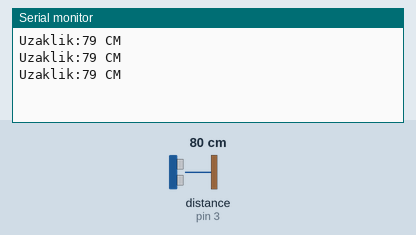
Simulated run of this sketch. Board: Arduino Uno, built with avr-gcc and run on an emulated ATmega328P. Parts: the last lines printed to the serial monitor. Wiring (inferred from the names in the program): ultrasonic range finder: trigger pin 4; echo pin 3. The test bench sets the inputs (shaded band); at power-on: distance to the obstacle (sensor on pin 3) 80 cm. The echo pulse lasts 58.3 µs per cm.

Above: at 1.3 s.
1.4 s: distance to the obstacle (sensor on pin 3) set to 2 cm
At 1.9 s:
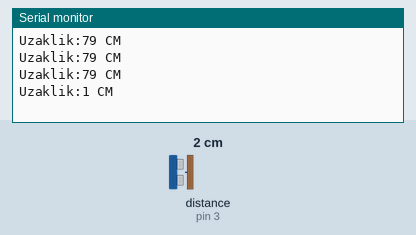
2.9 s: distance to the obstacle (sensor on pin 3) set to 4 cm
At 3.4 s:
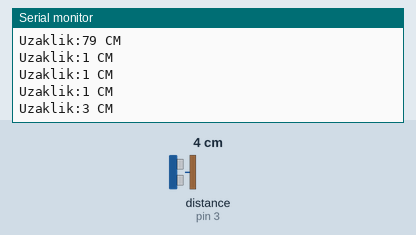
Timing chart, 0 to 5.9 s (numbered marks = the images above; inputs shaded):
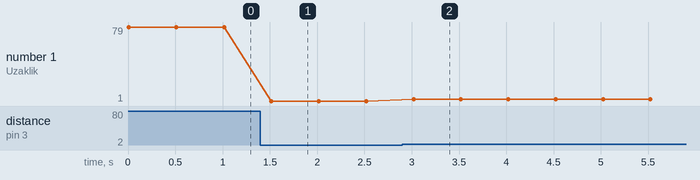

The sketch:

Mesafe_Sens_r_.ino
```cpp
long sure;
long uzaklik;
int trigPin = 4;
int echoPin = 3;

void setup() {
  pinMode(trigPin, OUTPUT); //Ses dalgası gönderileceği için yani verileceği için ÇIKIŞ
  pinMode(echoPin, INPUT); //Ses dalgası alınacağı için yani gireceği için GİRİŞ
  Serial.begin(9600); //Haberleşme başlatıldı.
}

void loop() {
  digitalWrite(trigPin, LOW); //İlk konumda 0
  delayMicroseconds(5); //5mikrosaniyede bir tetik ver
  digitalWrite(trigPin, HIGH); //trig pin 1 oldu
  delayMicroseconds(10); //10 mikrosaniye geçti.
  digitalWrite(trigPin, LOW); //Tekrar LOW yani 0 konumuna geldi. 15 mikrosaniye aralıklarla LOW, HIGH, LOW oldu.
  sure = pulseIn(echoPin, HIGH); //pulseIn fonksiyonu echoPin'e özel. Çünkü sureyi ölçecek ve girdi olduğu için IN ve ses dalgasını pulse olarak düşünebilirsiniz. 1 olarak girdi.
  uzaklik = sure / 29.1 / 2; //Uzaklık gonksiyonu ve cm cinsindendir.
  Serial.print("Uzaklik:"); //serial.print içine tırnak koyup istediğimiz herhangi bir şeyi yazabiliriz.
  Serial.print(uzaklik); //serial.print içine uzaklik yazıp tırnak koymazsak yukarıdaki yazdığımız bir şeyi belirtiriz.
  Serial.println(" CM ");
  delay(500); // Tetikleyip hesaplamalayıp yazma işlemini 500milisaniyede bir ekrana yazdıracak.

}
```

Measured:
- after the input at 1.4 s, the serial monitor: prints a new line after 0.12 s (image 1)
- after the input at 2.9 s, the serial monitor: prints a new line after 0.12 s (image 2)
- plotted number 1: 79 → 1 after the input at 1.4 s, 1 → 3 after the input at 2.9 s
